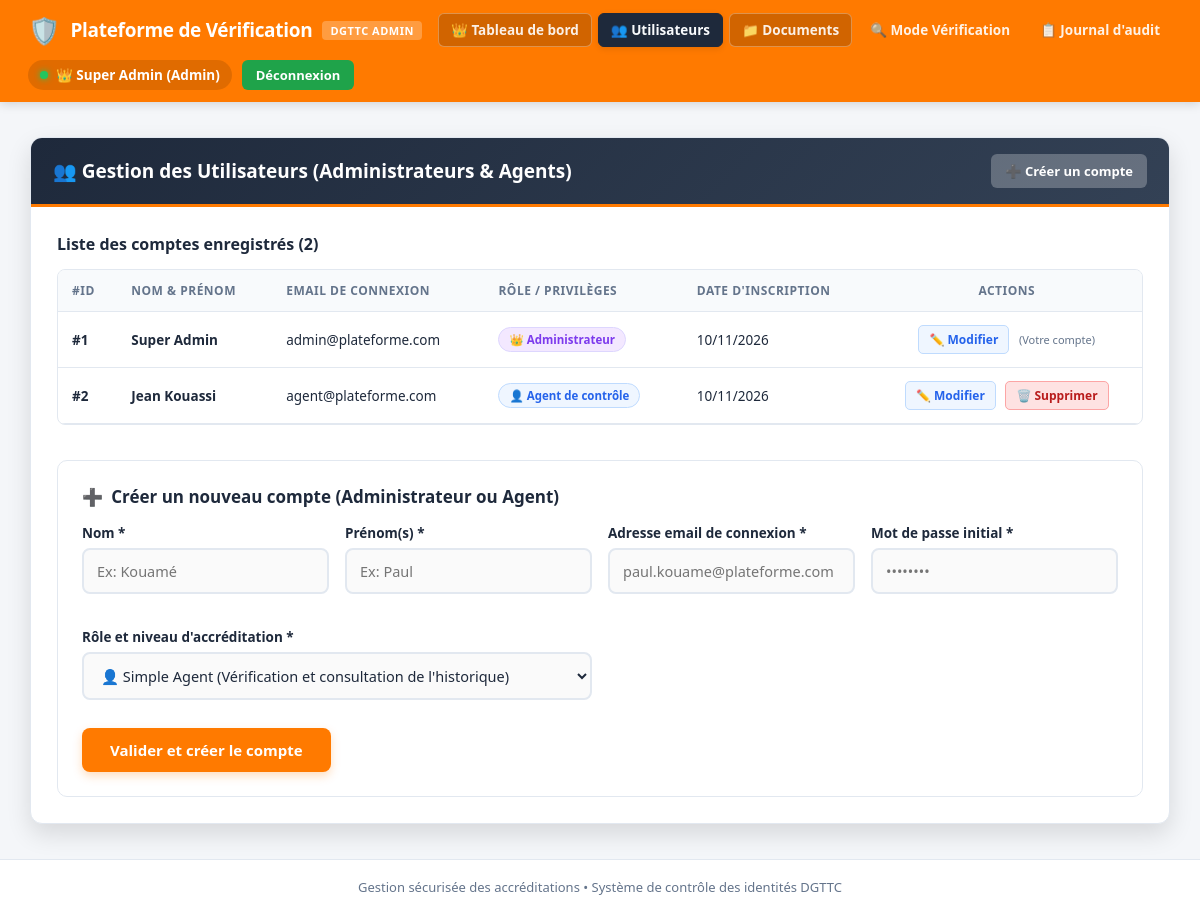
Screenshot of /admin_utilisateurs.php (signed in) with the database file from the repository.
### tables this page shows
CREATE TABLE IF NOT EXISTS agents (
    id INT AUTO_INCREMENT PRIMARY KEY,
    nom VARCHAR(100) NOT NULL,
    prenom VARCHAR(100) NOT NULL,
    email VARCHAR(150) NOT NULL UNIQUE,
    mot_de_passe VARCHAR(255) NOT NULL,
    role ENUM('admin', 'agent') NOT NULL DEFAULT 'agent',
    date_creation TIMESTAMP DEFAULT CURRENT_TIMESTAMP
);

### admin_utilisateurs.php (the view, shortened to what this page needs)
<?php
require "config.php";
$utilisateurs = $pdo->query("SELECT id, nom, prenom, email, role, date_creation FROM agents ORDER BY id ASC")->fetchAll(PDO::FETCH_ASSOC);
?>
<!DOCTYPE html>
<html lang="fr">
<head>
    <link rel="stylesheet" href="style.css">
</head>
<body>
    <header class="barre-titre">
        <a href="admin.php" class="logo-groupe">
            <span class="logo-icone">🛡️</span>
            <h1>Plateforme de Vérification</h1>
            <span class="badge-ministere">DGTTC ADMIN</span>
        </a>
        <nav class="nav-onglets">
            <a href="admin.php" class="onglet-admin">👑 Tableau de bord</a>
            <a href="admin_utilisateurs.php" class="actif onglet-admin">👥 Utilisateurs</a>
            <a href="admin_documents.php" class="onglet-admin">📁 Documents</a>
            <a href="verifier.php">🔍 Mode Vérification</a>
            <a href="historique.php">📋 Journal d'audit</a>
        </nav>
        <div class="agent-zone">
            <div class="agent-info">
                <span class="point-vert"></span>
                <span>👑 <?= htmlspecialchars($_SESSION["agent_nom"]) ?> (Admin)</span>
            </div>
            <a href="logout.php" class="deconnexion">Déconnexion</a>
        </div>
    </header>
    <div class="conteneur conteneur-plein">
        <div class="en-tete en-tete-admin">
            <h2>👥 Gestion des Utilisateurs (Administrateurs & Agents)</h2>
            <button type="button" class="bouton-secondaire" onclick="document.getElementById('zoneCreation').scrollIntoView({behavior: 'smooth'})" style="background: rgba(255,255,255,0.25); color: #FFF; border: none; font-weight: 700;">
                ➕ Créer un compte
            </button>
        </div>
        <div class="corps">
            <h3 style="margin-bottom: 14px; font-size: 16px;">Liste des comptes enregistrés (<?= count($utilisateurs) ?>)</h3>
            <div class="table-responsive" style="margin-bottom: 35px;">
                <table class="table-donnees">
                    <thead>
                        <tr>
                            <th>#ID</th>
                            <th>Nom & Prénom</th>
                            <th>Email de connexion</th>
                            <th>Rôle / Privilèges</th>
                            <th>Date d'inscription</th>
                            <th style="text-align: center;">Actions</th>
                        </tr>
                    </thead>
                    <tbody>
                        <?php foreach ($utilisateurs as $u): ?>
                            <tr>
                                <td><strong>#<?= (int)$u["id"] ?></strong></td>
                                <td><strong><?= htmlspecialchars($u["prenom"] . " " . $u["nom"]) ?></strong></td>
                                <td><?= htmlspecialchars($u["email"]) ?></td>
                                <td>
                                    <?php if ($u["role"] === "admin"): ?>
                                        <span class="badge-role badge-role-admin">👑 Administrateur</span>
                                    <?php else: ?>
                                        <span class="badge-role badge-role-agent">👤 Agent de contrôle</span>
                                    <?php endif; ?>
                                </td>
                                <td><?= htmlspecialchars(date("d/m/Y", strtotime($u["date_creation"]))) ?></td>
                                <td style="text-align: center; white-space: nowrap;">
                                    <button type="button" class="bouton-modifier" onclick="ouvrirEdition(<?= (int)$u['id'] ?>, '<?= htmlspecialchars($u['prenom'] . ' ' . $u['nom'], ENT_QUOTES) ?>', '<?= htmlspecialchars($u['role']) ?>')">
                                        ✏️ Modifier
                                    </button>
                                    <?php if ($u["id"] !== (int)$_SESSION["agent_id"]): ?>
                                        <a href="admin_utilisateurs.php?action=supprimer&id=<?= (int)$u['id'] ?>" class="bouton-danger" onclick="return confirm('Confirmez-vous la suppression définitive du compte de <?= htmlspecialchars($u['prenom'] . ' ' . $u['nom'], ENT_QUOTES) ?> ?')" style="text-decoration: none; margin-left: 6px;">
                                            🗑️ Supprimer
                                        </a>
                                    <?php else: ?>
                                        <span style="font-size: 11px; color: var(--gris-secondaire); margin-left: 6px;">(Votre compte)</span>
                                    <?php endif; ?>
                                </td>
                            </tr>
                        <?php endforeach; ?>
                    </tbody>
                </table>
            </div>
            <div id="zoneCreation" style="background: #FFF; border: 1px solid var(--gris-bordure); border-radius: 10px; padding: 24px;">
                <h3 style="margin-bottom: 16px; font-size: 17px; color: var(--gris-texte); display: flex; align-items: center; gap: 8px;">
                    <span>➕</span> Créer un nouveau compte (Administrateur ou Agent)
                </h3>
                <form method="POST" action="admin_utilisateurs.php">
                    <div style="display: grid; grid-template-columns: repeat(auto-fit, minmax(240px, 1fr)); gap: 16px;">
                        <div class="groupe-champ">
                            <label for="nom">Nom *</label>
                            <input type="text" id="nom" name="nom" placeholder="Ex: Kouamé" required>
                        </div>
                        <div class="groupe-champ">
                            <label for="prenom">Prénom(s) *</label>
                            <input type="text" id="prenom" name="prenom" placeholder="Ex: Paul" required>
                        </div>
                        <div class="groupe-champ">
                            <label for="email">Adresse email de connexion *</label>
                            <input type="email" id="email" name="email" placeholder="paul.kouame@plateforme.com" required>
                        </div>
                        <div class="groupe-champ">
                            <label for="mot_de_passe">Mot de passe initial *</label>
                            <input type="password" id="mot_de_passe" name="mot_de_passe" placeholder="••••••••" required>
                        </div>
                        <div class="groupe-champ" style="grid-column: span 2;">
                            <label for="role">Rôle et niveau d'accréditation *</label>
                            <select id="role" name="role" required>
                                <option value="agent">👤 Simple Agent (Vérification et consultation de l'historique)</option>
                            </select>
                        </div>
                    </div>
                    <button type="submit" class="bouton-principal" style="width: auto; padding: 12px 28px; margin-top: 10px;">
                        Valider et créer le compte
                    </button>
                </form>
            </div>
        </div>
    </div>
    <footer class="bas-de-page">
        Gestion sécurisée des accréditations &bull; Système de contrôle des identités DGTTC
    </footer>
</body>
</html>

### rows the page displays
agents: id "1", prenom+nom "Super Admin", email "admin@plateforme.com", role "👑 Administrateur", date_creation "10/11/2026", shows "(Votre compte)"
agents: id "2", prenom+nom "Jean Kouassi", email "agent@plateforme.com", role "👤 Agent de contrôle", date_creation "10/11/2026"

### other values shown
$_SESSION["agent_nom"] "Super Admin"
count($utilisateurs) "2"
